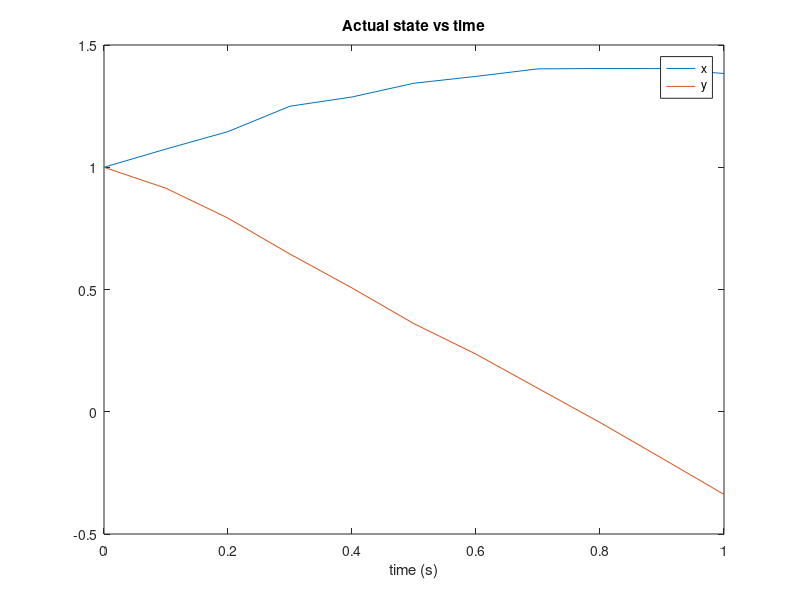
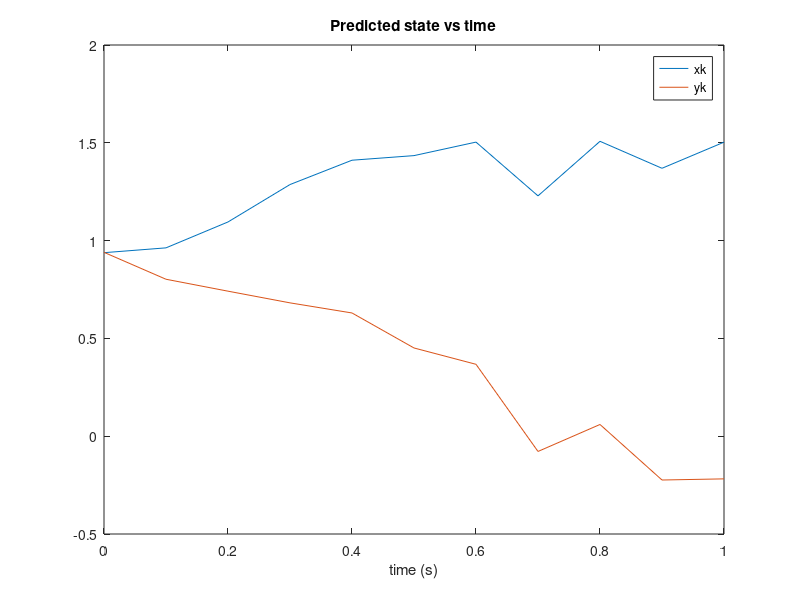
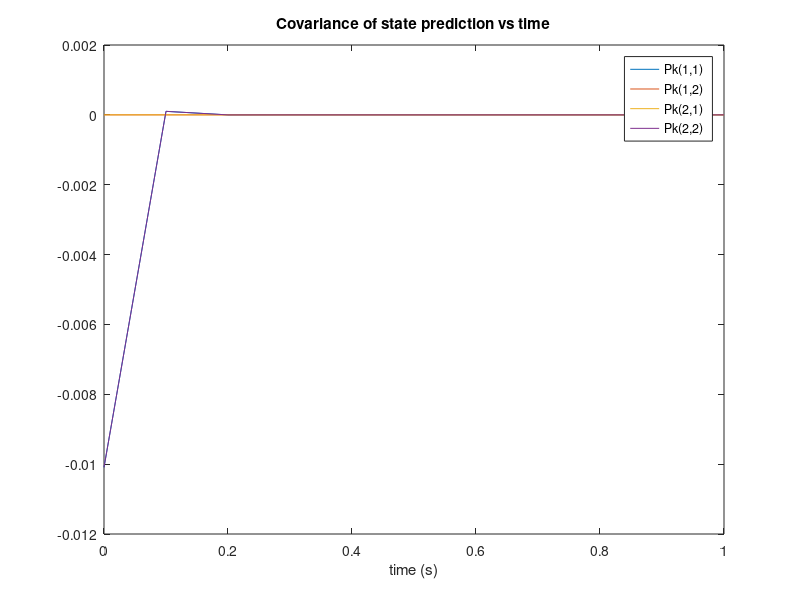
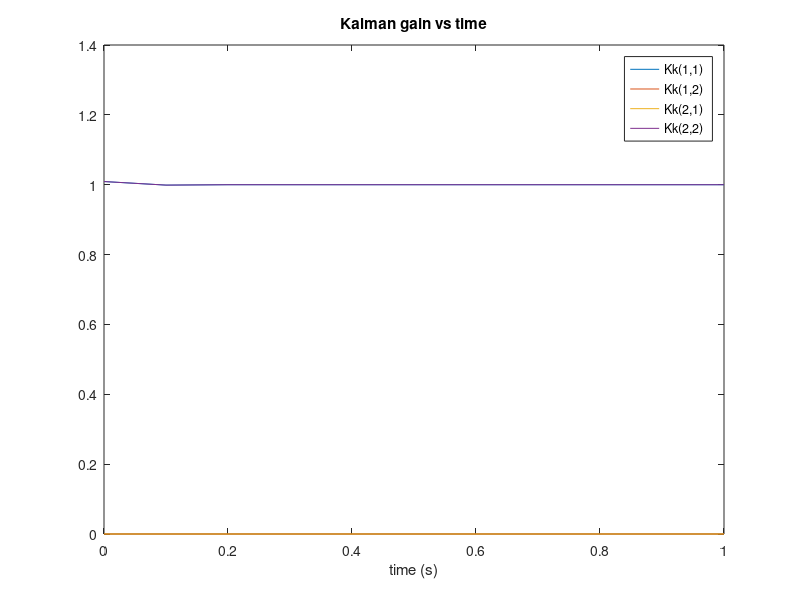

Recreate these plots in MATLAB, in order.
clear;
close all;
clc;

% A very helpful reference:
% http://bilgin.esme.org/BitsAndBytes/KalmanFilterforDummies

% continuous-time system:
A = [0 1;
    -1 0];
B = zeros(2,1);
C = eye(2);

% noise parameters:
process_noise_variance = 0.1;
measurement_noise_variance = 0.1;

x0 = [1;1];

dxdt = @(t,x) A*x + sqrt(0.1)*randn(2,1);
dt = 0.1;
T = 1.0;

% discretize:
Ak = eye(2) + A.*dt;
Bk = B.*dt;
Ck = C;
Qk = process_noise_variance*eye(2); % covariance of process noise (matrix)
Rk = measurement_noise_variance*eye(2); % covariance of measurement noise (matrix)

t = 0:dt:T;

[t, x] = ode45(dxdt,t,x0);
t = t';
x = x';

xk_prev = x0;
uk = 0;
Pk_prev = eye(2); % initial guess of the error covariance
for i = 1:length(t)
    % time update (prediction):
    xk_pred = Ak*xk_prev + Bk*uk; % predict the new state
    Pk_pred = Ak*Pk_prev*(Ak') + Qk; % predict the new error covariance

    % measurement update (correction):
    Kk = Pk_pred*(Ck')*inv(Ck*Pk_prev*(Ck') + Rk); % compute the Kalman gain
    zk = Ck*x(:,i) + normrnd(0,measurement_noise_variance);
    xk = xk_pred + Kk*(zk - Ck*xk_pred); % update the estimate with the measurement
    Pk = (eye(2) - Kk*Ck)*Pk_pred; % update the error covariance
    
    % set up for next iteration:
    xk_prev = xk;
    Pk_prev = Pk;
    
    % log:
    xkpred_log(i,:) = xk_pred;
    xk_log(i,:) = xk;
    Pk_log(i,:) = [Pk(1,1); Pk(1,2); Pk(2,1); Pk(2,2)];
    Kk_log(i,:) = [Kk(1,1); Kk(1,2); Kk(2,1); Kk(2,2)];
    
end

figure
plot(t,x)
xlabel('time (s)')
legend('x','y','Location','Best')
title('Actual state vs time')

figure
plot(t,xk_log)
xlabel('time (s)')
legend('xk','yk','Location','Best')
title('Predicted state vs time')

figure
plot(t,Pk_log)
xlabel('time (s)')
legend('Pk(1,1)','Pk(1,2)','Pk(2,1)','Pk(2,2)','Location','Best')
title('Covariance of state prediction vs time')

figure
plot(t,Kk_log)
xlabel('time (s)')
legend('Kk(1,1)','Kk(1,2)','Kk(2,1)','Kk(2,2)','Location','Best')
title('Kalman gain vs time')

figure
plot(t,x,'--')
hold on
plot(t,xk_log,'-')
hold off
xlabel('time (s)')
legend('x','y','xk','yk','Location','Best')
title('Comparison of actual and estimated state vs time')

figure
plot(t,x,'--')
hold on
plot(t,xkpred_log,'-')
plot(t,xk_log,'-')
hold off
xlabel('time (s)')
legend('x','y','xk_pred','yk_pred','xk','yk','Location','Best')
title('Comparison of actual, predicted, and estimated state vs time')